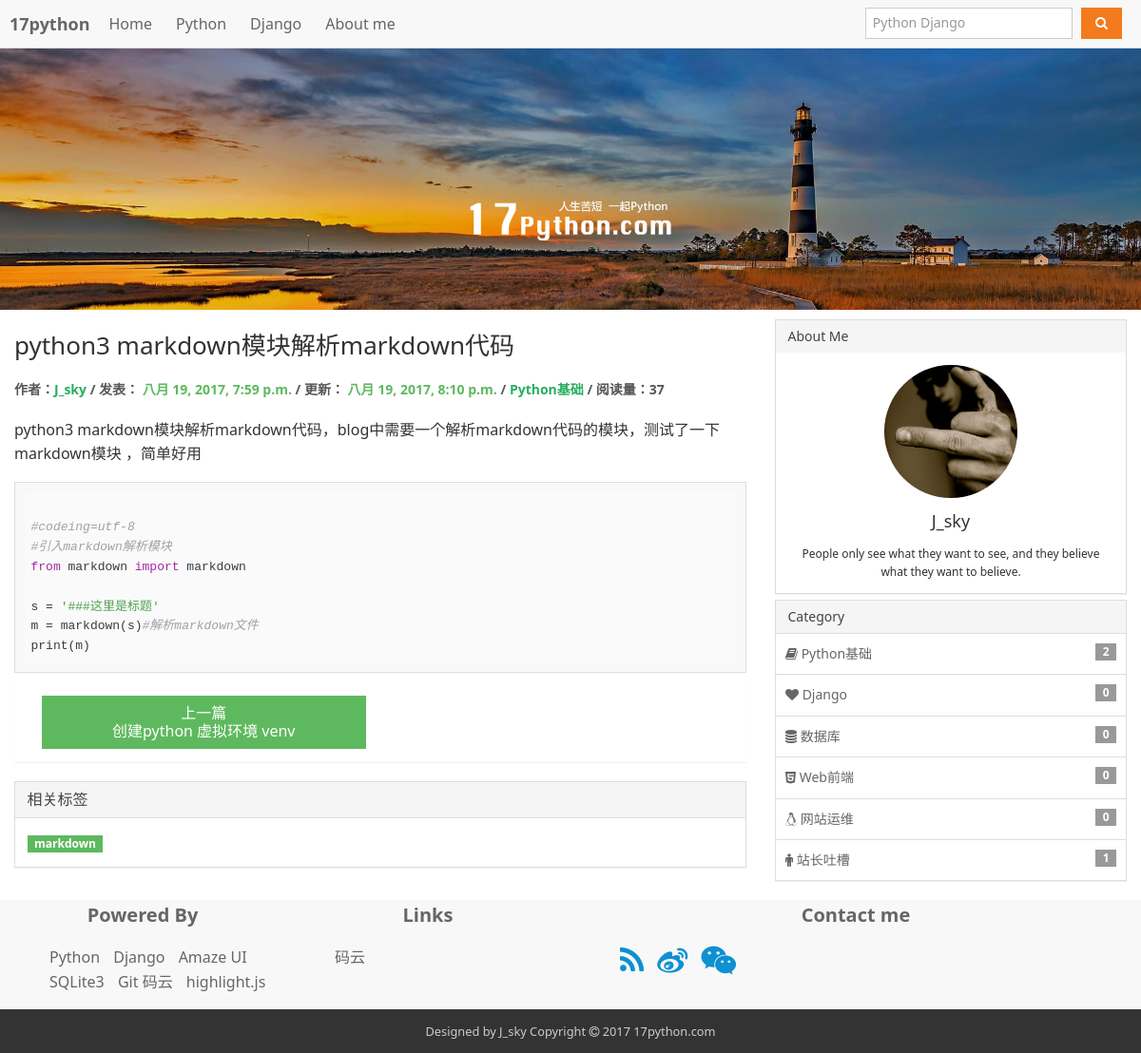
Page /blog/3 on the committed database.
### blog/models.py (models this page shows, shortened)
class Article(models.Model):
    article_title = models.CharField(max_length=50, verbose_name=u'日志标题', default='')
    article_synopsis = models.TextField(verbose_name=u'日志简介', default='')
    article_image = models.ImageField(upload_to="image/article/%Y/%m", default="image/article/default.png", max_length=100, verbose_name=u"文章配图")
    article_user = models.ForeignKey(UserProfile, verbose_name=u'文章作者', null=True, blank=True)
    article_category = models.ForeignKey(Category, verbose_name=u'所属分类', null=True, blank=True)
    article_tag = models.CharField(max_length=50, verbose_name=u'日志标签', default='')
    article_content = models.TextField(verbose_name=u'博客正文', default='')
    article_type = models.CharField(max_length=10, choices=(("0",u"草稿"),("1","软删除"),("2","正常")), default="0", verbose_name=u"文章类别")
    article_click = models.PositiveIntegerField(verbose_name=u'文章点击量', default=0)
    article_up = models.CharField(max_length=10, choices=(("1",u"置顶"),("0","取消置顶")), default="0", verbose_name=u"文章置顶")
    article_support= models.CharField(max_length=10, choices=(("1",u"推荐"),("0","取消推荐")), default="0", verbose_name=u"文章推荐")
    article_create_time= models.DateTimeField(verbose_name=u'创建时间',  auto_now_add=True)
    article_update_time= models.DateTimeField(verbose_name=u'更新时间',  auto_now=True)
    class Meta:
        verbose_name=u'文章表'
        verbose_name_plural = verbose_name
    def increase_article_click(self):
        self.article_click += 1
        self.save(update_fields=['article_click'])

class UserProfile(AbstractUser):
    user_nick_name = models.CharField(max_length=24, verbose_name=u'用户昵称', default="")
    user_gender = models.CharField(max_length=10, choices=(("1",u"男"),("0","女")), default="1", verbose_name=u"性别选择")
    user_birday = models.DateField(verbose_name=u"用户生日", null=True, blank=True)
    user_mobile = models.CharField(max_length=11, null=True, blank=True,verbose_name=u'电话号码')
    user_address = models.CharField(max_length=200, verbose_name=u"用户地址", default='')
    user_detail = models.CharField(max_length=200, verbose_name=u"个人简介", default='')
    user_image = models.ImageField(upload_to="image/user/%Y/%m", default="image/user/default.png", max_length=100, verbose_name=u"用户头像")
    class Meta:
        verbose_name=u'用户表'
        verbose_name_plural = verbose_name

class Category(models.Model):
    category_name = models.CharField(max_length=20, verbose_name=u'分类名称', default='')
    category_detail = models.CharField(max_length=100, verbose_name=u'分类介绍', default='')
    category_icon = models.CharField(max_length=100, verbose_name=u'分类图标', default='')
    category_sort_id = models.IntegerField(verbose_name=u'分类排序', default=1)
    class Meta:
        verbose_name = u'博客分类'
        verbose_name_plural = verbose_name
    def __str__(self):
        return self.category_name

class Siteinfo(models.Model):
    site_name = models.CharField(max_length=20, verbose_name=u'站点名称', default='')
    site_detail = models.CharField(max_length=100, verbose_name=u'站点介绍', default='')
    site_user = models.ForeignKey(UserProfile, verbose_name=u'管理员', null=True, blank=True)
    site_logo = models.ImageField(upload_to="image/site/", default="image/site/default.png", max_length=100, verbose_name=u"站点logo")
    site_topimage = models.ImageField(upload_to="image/site/", default="image/site/topbg.jpg", max_length=100, verbose_name=u"顶部大图")
    site_powered = models.TextField(verbose_name=u'Powered By', default='')
    site_links = models.TextField(verbose_name=u'links', default='')
    site_contact = models.TextField(verbose_name=u'contact me', default='')
    site_footer = models.TextField(verbose_name=u'站点底部代码', default='')
    class Meta:
        verbose_name = u'网站信息'
        verbose_name_plural = verbose_name

### blog/views.py (the view)
# urls.py: 2. Add a URL to urlpatterns:  url(r'^blog/', include('blog.urls'))
def blog(request, id):
    article = Article.objects.get(pk=id)#日志数据
    article.increase_article_click()#增加文章访问量
    try:
        pa = Article.objects.get(pk=int(id)-1)#前一篇日志
        if pa.article_type != '2':
            pa = None
    except Exception as e:
        pa = None
    try:
        na = Article.objects.get(pk=int(id)+1)#下篇日志
        if na.article_type != '2':
            na = None
    except Exception as e:
        na = None
    tags = article.article_tag.split()#获得日志的tag
    if article.article_type != '2':
        return render(request, '404.html')
    else:
        return render(request, 'blog/blog.html', {
                                    'article':article,
                                    'pa':pa,
                                    'na':na,
                                    'tags':tags,})

### MyBlog/context_processor.py (called while the page is built)
def site_info(request):
    userinfo = UserProfile.objects.get(pk=1)#站长资料
    siteinfo = Siteinfo.objects.get(pk=1)#获取站点信息
    categorys = Category.objects.all()#获取所有分类
    return {'userinfo':userinfo, 'siteinfo':siteinfo, 'categorys':categorys}

### blog/templatetags/mytags.py (called while the page is built)
@register.filter
def toMarkdown(str):
    return markdown(str)

@register.filter
def cat_count(cat_id):
    return Article.objects.filter(article_category=cat_id).count()

### templates/blog/blog.html (shortened to what this page needs)
{% extends 'base.html' %}
{% load staticfiles %}
{% load mytags %}
{% block article %}
<article class="article-main">
      <h3 class="am-article-title blog-title">
        <a href="#">{{ article.article_title }}</a>
      </h3>
      <h4 class="am-article-meta blog-meta">作者：<a href="/?c=6" class="am-text-warning">{{ article.article_user.user_nick_name }}</a>
         / 发表：<span class="am-text-success"> {{ article.article_create_time }} </span> / 更新：<span class="am-text-success"> {{ article.article_update_time }} </span>
       / <a href="{% url '' %}?c={{ article.article_category.id}}" class="am-text-secondary">{{ article.article_category }}</a> / 阅读量：{{ article.article_click }}
      </h4>
      <div class="blog-content">
       {% autoescape off %}
        {{ article.article_content|toMarkdown }}
       {% endautoescape %}
      </div>
      <div class="am-panel blog-pn">
        <div class="am-panel-bd">
          <div class="am-u-sm-6">
            {% if pa %}
            <a type="button" class="am-btn am-btn-default am-btn-success am-center am-text-truncate" href="/blog/{{ pa.id }}">上一篇
                <br>{{ pa.article_title  }}
              </a>
            {% endif %}
          </div>
        </div>
      </div>
      {% if tags %}
      <div class="am-panel am-panel-default blog-tag">
        <div class="am-panel-hd">相关标签</div>
        <div class="am-panel-bd">
         {% for tag in tags  %}
          <a href="{% url '' %}?t={{ tag }}" class="am-badge am-badge-success">{{ tag }}</a>
        {% endfor %}
        </div>
      </div>
      {% endif %}
</article>
<link rel="stylesheet" href="/static/highlight/styles/atom-one-light.css">
{% endblock %}

### templates/base.html (shortened to what this page needs)
<!DOCTYPE html>
<html>
  {% load staticfiles %}
  {% load mytags %}
<head lang="en">
    <link href="{% static 'amazeui/assets/css/amazeui.min.css' %}" rel="stylesheet">
    <link href="{% static 'app1.css' %}" rel="stylesheet">
</head>
<body>
<header class="am-topbar">
  <h1 class="am-topbar-brand">
    <a href="{% url '' %}">17python</a>
  </h1>
  <div class="am-collapse am-topbar-collapse" id="doc-topbar-collapse">
    <ul class="am-nav am-nav-pills am-topbar-nav">
        <li class="{% if page_url == '/' %}am-active{% endif %}"><a href="{% url '' %}">Home</a></li>
        <li class="{% if page_url == '/?c=1' %}am-active{% endif %}"><a href="{% url '' %}?c=1">Python</a></li>
        <li class="{% if page_url == '/?c=2' %}am-active{% endif %}"><a href="{% url '' %}?c=2">Django</a></li>
        <li class="{% if page_url == '/?c=6' %}am-active{% endif %}"><a href="{% url '' %}?c=6">About me</a></li>
    </ul>
    <form class="am-topbar-form am-topbar-left am-form-inline am-topbar-right" action="{% url '' %}">
      <div class="am-form-group">
        <input type="text" class="am-form-field am-input-sm" placeholder="Python Django" name="s">
      </div>
      <button type="submit" class="am-btn am-btn-warning am-btn-sm">
        <i class="am-icon-search"></i>
        </button>
    </form>
  </header>
 <div class="site-topimg am-g">
  <img src="{% static 'images/topbg.jpg' %}" class="am-img-responsive" alt=""/>
</div>
<div class="am-g am-g-fixed blog-g-fixed">
  <div class="am-u-md-8">
    {% block article %}
  {% endblock article %}
  </div>
  <div class="am-u-md-4 blog-sidebar">
    <div class="am-panel-group">
      <section class="am-panel am-panel-default">
        <div class="am-panel-hd">About Me</div>
        <div class="am-panel-bd">
          <div class="avatar">
            <img class="am-circle am-center" src="{% url 'media' userinfo.user_image %}" width="140" height="140"/>
          </div>
          <div class="am-text-center am-text-lg nick-name">{{ userinfo.user_nick_name }}</div>
          <div class="am-text-center am-text-xs ">{{ userinfo.user_detail }}</div>
        </div>
      </section>
      <section class="am-panel am-panel-default blog-cat">
        <div class="am-panel-hd">Category</div>
        <ul class="am-list am-list-border">
          {% for c in categorys %}
          <li>
            <a class="am-link-muted" href="{% url '' %}?c={{ c.id }}">
            <i class="{{ c.category_icon }}"></i>
            {{ c.category_name }}
           <span class="am-badge am-align-right">{{ c.id|cat_count  }}</span>
          </a>
          </li>
          {% endfor %}
        </ul>
      </section>
    </div>
  </div>
</div>
<div class="am-g footer-top">
    <div>
        <div class="am-u-md-3">
            <h2 class="site-fd am-text-center"><a href="#" target="_blank" class="am-link-muted">Powered By</a></h2>
            <ul class="site-links">
                {% autoescape off %}
                {{ siteinfo.site_powered }}
              {% endautoescape %}
            </ul>
          </div>
        <div class="am-u-md-3">
            <h2 class="site-fd am-text-center"><a href="#" target="_blank" class="am-link-muted">Links</a></h2>
                <ul class="site-social">
                  {% autoescape off %}
                  {{ siteinfo.site_links }}
                {% endautoescape %}
                </ul>
        </div>
      <div class="am-u-md-6">
        <h2 class="site-fd am-text-center"><a href="#" target="_blank" class="am-link-muted">Contact me</a></h2>
        {% autoescape off %}
        {{ siteinfo.site_contact }}
      {% endautoescape %}
      </div>
    </div>
</div>
<footer class="blog-footer am-g">
  {% autoescape off %}
  {{ siteinfo.site_footer }}
{% endautoescape %}
</footer>
</body>
</html>

### static/app1.css (style rules this page uses)
@media only screen and (min-width: 1200px) { .blog-g-fixed { max-width: 1200px; } }
@media only screen and (min-width: 641px) { .blog-sidebar { font-size: 1.4rem; } }
.blog-title { margin: 10px 0 20px 0; }
.blog-meta { font-size: 14px; margin: 10px 0 20px 0; color: #575757; }
.blog-meta a { color: #27ae60; }
.am-topbar { margin-bottom: 0px; }
.site-topimg { margin-bottom: 10px; }
.blog-footer { padding: 10px 0; text-align: center; background: #333; color: #ccc; }
.footer-top { background-color: #f8f8f8; }
.site-links li, .site-social li { display: inline-block; padding-right: 5px; padding-left: 5px; }
.blog-title a { font-size: 26px; }
.nick-name { padding: 10px 0px; }
.blog-cat { border: none; }
.blog-cat .am-panel-hd { border: 1px solid #ddd; border-bottom: none; }
.blog-pn { height: auto; overflow: hidden; }
.blog-pn .am-panel-bd { height: auto; overflow: hidden; }

### static/highlight/styles/atom-one-light.css (style rules this page uses)
.hljs { display: block; overflow-x: auto; padding: 0.5em; color: #383a42; background: #fafafa; }

### rows in the picture
Article: article_title "python3 markdown模块解析markdown代码", article_user.user_nick_name "J_sky", article_create_time "八月 19, 2017, 7:59 p.m.", article_update_time "八月 19, 2017, 8:10 p.m.", article_category "Python基础", article_click "37", article_content|toMarkdown "python3 markdown模块解析markdown代码，blog中需要一个解析markdown代码的模块，测试了一下markdown模块 ，简单好用", tags "markdown"
Article: article_title "创建python 虚拟环境 venv"
UserProfile: user_image (picture), user_nick_name "J_sky", user_detail "People only see what they want to see, and they believe what they want to believe."
Category: category_name "Python基础", id|cat_count "2"
Category: category_name "Django", id|cat_count "0"
Category: category_name "数据库", id|cat_count "0"
Category: category_name "Web前端", id|cat_count "0"
Category: category_name "网站运维", id|cat_count "0"
Category: category_name "站长吐槽", id|cat_count "1"
Siteinfo: site_powered "Python Django Amaze UI SQLite3 Git 码云 highlight.js", site_links "码云", site_footer "Designed by J_sky Copyright 2017 17python.com"
